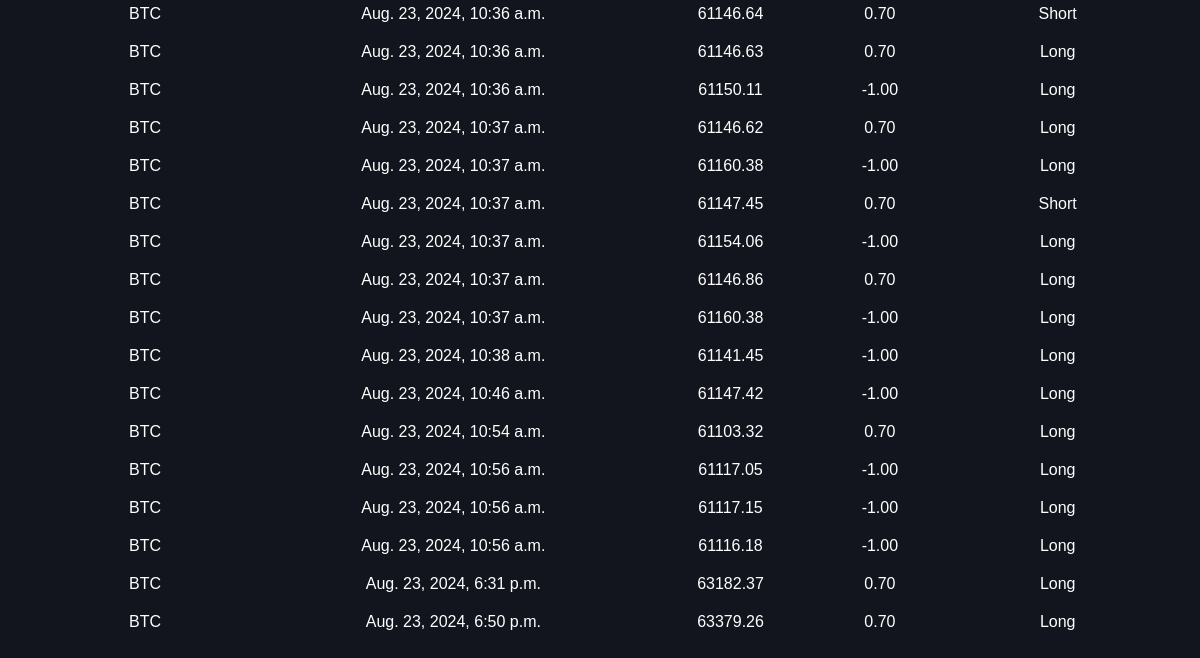
Before: /history/ (signed in, lower part) with the older database file.
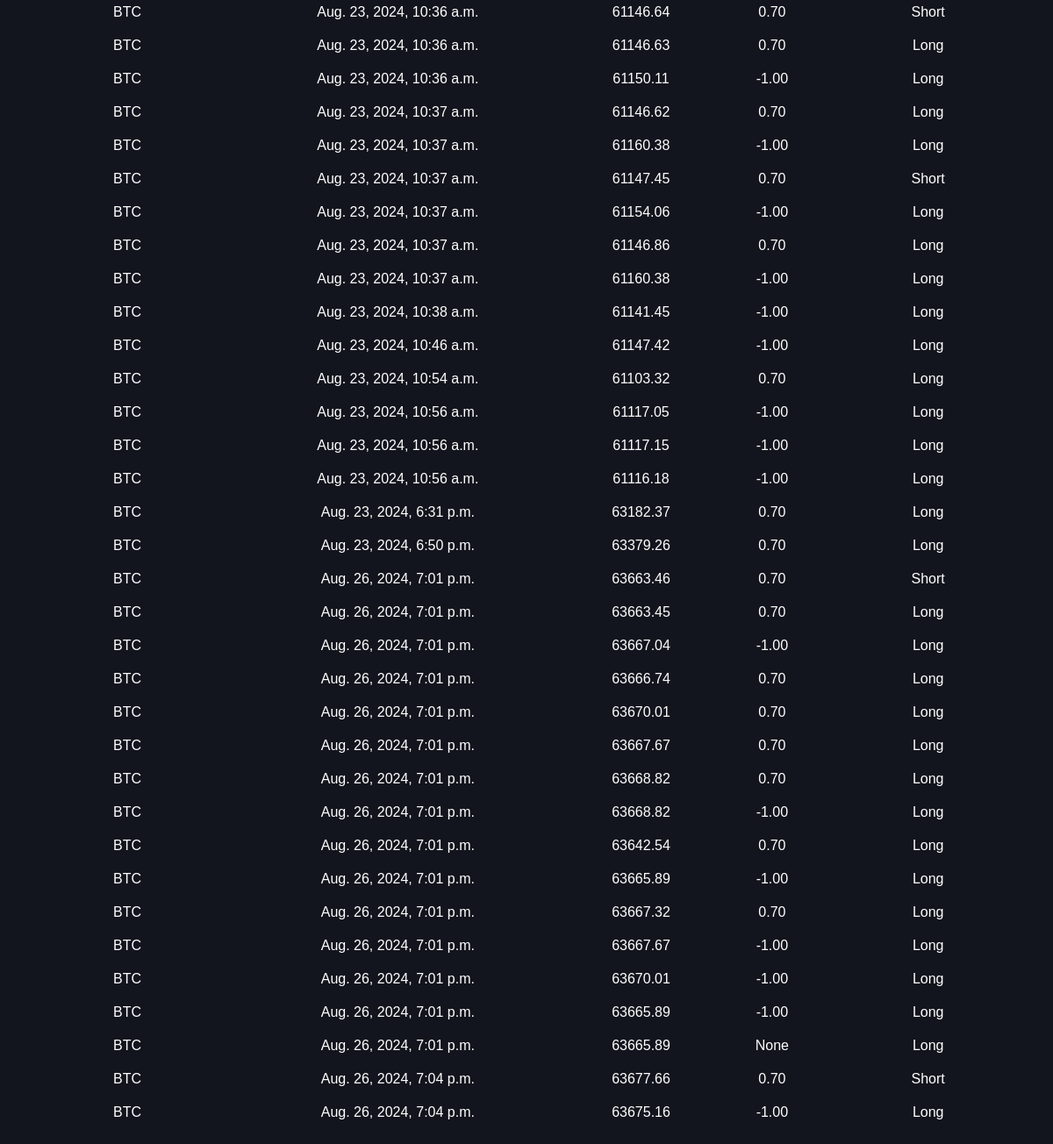
After: the same page with the newer database file.
### app/models.py (models this page shows, shortened)
class Position(models.Model):
    POSITION_TYPES = (
        ('long', 'Long'),
        ('short', 'Short'),
    )
    user = models.ForeignKey(CustomUser, on_delete=models.CASCADE)
    crypto = models.ForeignKey(CryptoCurrency, on_delete=models.CASCADE)
    position_type = models.CharField(max_length=5, choices=POSITION_TYPES)
    amount = models.DecimalField(max_digits=10, decimal_places=2)
    open_price = models.DecimalField(max_digits=10, decimal_places=2)
    open_time = models.DateTimeField(auto_now_add=True)
    duration = models.IntegerField()
    closed = models.BooleanField(default=False)
    demo = models.BooleanField(default=False)
    profit = models.DecimalField(max_digits=10, decimal_places=2, null=True, blank=True)

class CryptoCurrency(models.Model):
    name = models.CharField(max_length=50)
    symbol = models.CharField(max_length=10)
    img = models.ImageField(upload_to="Img/", verbose_name="Изображение продукта")

### app/views.py (the view)
# urls.py: path('history/', PositionListView.as_view(), name='history'),
class PositionListView(LoginRequiredMixin, ListView):
    model = Position
    template_name = 'app/history.html'
    context_object_name = 'positions'
    login_url = '/login'
    redirect_field_name = 'redirect_to'
    def get_queryset(self):
        queryset = super().get_queryset().filter(user=self.request.user)
        form = PositionFilterForm(self.request.GET)
        if form.is_valid():
            period = form.cleaned_data.get('period')
            outcome = form.cleaned_data.get('outcome')
            position_type = form.cleaned_data.get('position_type')
            if period == 'year':
                queryset = queryset.filter(open_time__gte=timezone.now() - timezone.timedelta(days=365))
            elif period == 'month':
                queryset = queryset.filter(open_time__gte=timezone.now() - timezone.timedelta(days=30))
            if outcome == 'positive':
                queryset = queryset.filter(profit__gt=0)
            elif outcome == 'negative':
                queryset = queryset.filter(profit__lt=0)
            if position_type == 'long':
                queryset = queryset.filter(position_type='long')
            elif position_type == 'short':
                queryset = queryset.filter(position_type='short')
        return queryset
    def get_context_data(self, **kwargs):
        context = super().get_context_data(**kwargs)
        context['form'] = PositionFilterForm(self.request.GET)
        context['balance'] = self.request.user.balance
        return context

### app/templates/app/history.html (shortened to what this page needs)
{% extends 'app/base.html' %}
{% load static %}
{% block content %}
<div class="history">
    {% if positions|length > 0 %}
    <table>
        <tbody>
                {% for position in positions %}
                <tr>
                    <td>{{ position.crypto.name }}</td>
                    <td>{{ position.open_time }}</td>
                    <td>{{ position.open_price }}</td>
                    <td>{{ position.profit }}</td>
                    <td>{{ position.get_position_type_display }}</td>
                </tr>
                {% endfor %}
        </tbody>
    </table>
    {% else %}
        <h1>You have not made any trades</h1>
    {% endif %}
</div>
{% endblock %}

### app/templates/app/base.html (shortened to what this page needs)
    {% load static %}
    <!DOCTYPE html>
    <html>
    <head>
        <link type="text/css" href="{% static 'app/css/style.css' %}" rel="stylesheet" />
    </head>
    <body class="body">
        {% block content %}
        {% endblock %}
    </body>
    </html>

### app/static/app/css/style.css (style rules this page uses)
body { font-family: Inner, sans-serif; margin: 0; padding: 0; }
.body { background: #12151d no-repeat center center fixed; background-size: cover; }
.history { padding: 20px; margin: 0 auto; border-radius: 8px; max-width: 1200px; }
table { width: 100%; border-collapse: collapse; margin-top: 20px; }
tbody { color: white; }

Changed rows visible on the page:
added Position: crypto.name "BTC", open_time "Aug. 26, 2024, 7:01 p.m.", open_price "63663.46", profit "0.70", position_type "Short"
added Position: crypto.name "BTC", open_time "Aug. 26, 2024, 7:01 p.m.", open_price "63663.45", profit "0.70", position_type "Long"
added Position: crypto.name "BTC", open_time "Aug. 26, 2024, 7:01 p.m.", open_price "63667.04", profit "-1.00", position_type "Long"
added Position: crypto.name "BTC", open_time "Aug. 26, 2024, 7:01 p.m.", open_price "63666.74", profit "0.70", position_type "Long"
added Position: crypto.name "BTC", open_time "Aug. 26, 2024, 7:01 p.m.", open_price "63670.01", profit "0.70", position_type "Long"
added Position: crypto.name "BTC", open_time "Aug. 26, 2024, 7:01 p.m.", open_price "63667.67", profit "0.70", position_type "Long"
added Position: crypto.name "BTC", open_time "Aug. 26, 2024, 7:01 p.m.", open_price "63668.82", profit "0.70", position_type "Long"
added Position: crypto.name "BTC", open_time "Aug. 26, 2024, 7:01 p.m.", open_price "63668.82", profit "-1.00", position_type "Long"
added Position: crypto.name "BTC", open_time "Aug. 26, 2024, 7:01 p.m.", open_price "63642.54", profit "0.70", position_type "Long"
added Position: crypto.name "BTC", open_time "Aug. 26, 2024, 7:01 p.m.", open_price "63665.89", profit "-1.00", position_type "Long"
added Position: crypto.name "BTC", open_time "Aug. 26, 2024, 7:01 p.m.", open_price "63667.32", profit "0.70", position_type "Long"
added Position: crypto.name "BTC", open_time "Aug. 26, 2024, 7:01 p.m.", open_price "63667.67", profit "-1.00", position_type "Long"
added Position: crypto.name "BTC", open_time "Aug. 26, 2024, 7:01 p.m.", open_price "63670.01", profit "-1.00", position_type "Long"
added Position: crypto.name "BTC", open_time "Aug. 26, 2024, 7:01 p.m.", open_price "63665.89", profit "-1.00", position_type "Long"
added Position: crypto.name "BTC", open_time "Aug. 26, 2024, 7:01 p.m.", open_price "63665.89", profit "None", position_type "Long"
added Position: crypto.name "BTC", open_time "Aug. 26, 2024, 7:04 p.m.", open_price "63677.66", profit "0.70", position_type "Short"
added Position: crypto.name "BTC", open_time "Aug. 26, 2024, 7:04 p.m.", open_price "63675.16", profit "-1.00", position_type "Long"
